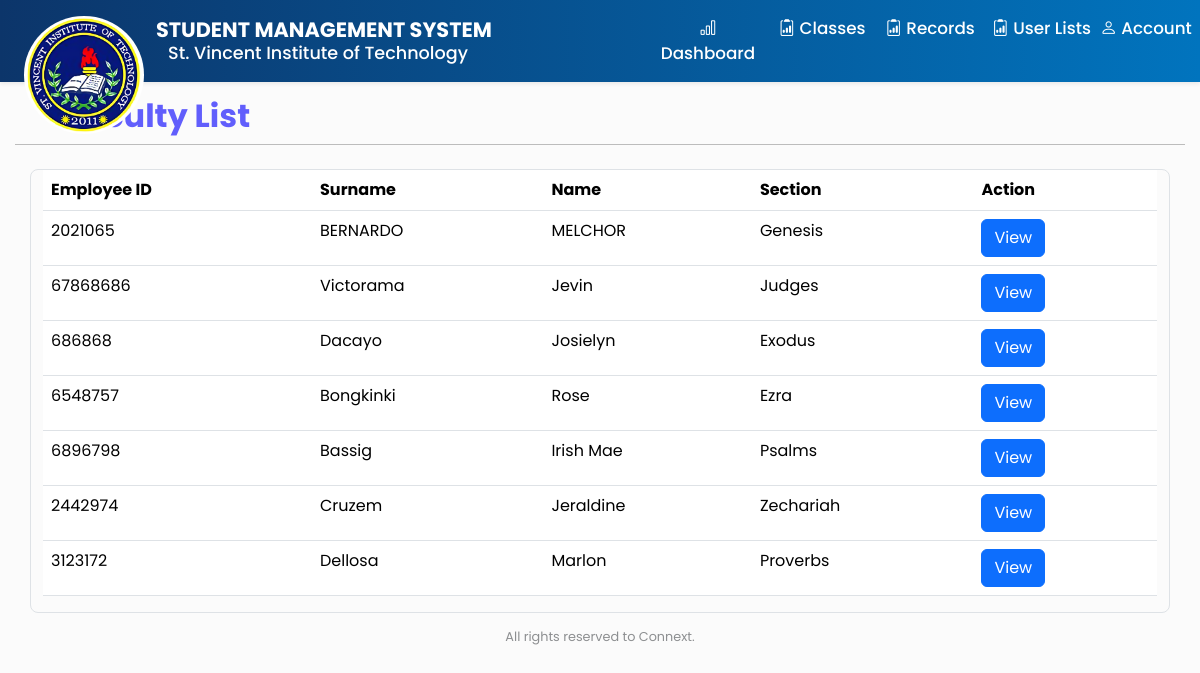
Page /faculty-list/ (signed in) on the committed database.
### admin_staff/models.py (models this page shows, shortened)
class FacultyStaff(models.Model):
    user = models.OneToOneField(User, null=True, on_delete=models.CASCADE)
    faculty_staff_id = models.BigIntegerField(primary_key=True)
    surname = models.CharField(max_length=24)
    first_name = models.CharField(max_length=24)
    middle_name = models.CharField(max_length=24, blank=True, null=True)
    gender_choice = (
        ('Male', 'Male'),
        ('Female', 'Female'),
    )
    gender = models.CharField(max_length=10, default="Gender", choices=gender_choice, null=True)
    civil_choice = (
        ('Single', 'Single'),
        ('Married', 'Married'),
        ('Divorced', 'Divorced'),
        ('Widowed', 'Widowed'),
    )
    civil_status = models.CharField(max_length=10, default="Status", choices=civil_choice, blank=True, null=True)
    birth_date = models.DateField(null=True)
    birth_place = models.CharField(max_length=200, blank=True, null=True)
    religion = models.CharField(max_length=24, blank=True, null=True)
    contact = models.BigIntegerField(blank=True, null=True)
    email = models.CharField(max_length=100, blank=True, null=True)
    section = models.OneToOneField('section', blank=True, null=True, on_delete=models.SET_NULL)
    subject = models.OneToOneField('subject', blank=True, null=True, on_delete=models.SET_NULL)
    class Meta:
        managed = True
        db_table = 'faculty_staff'

class section(models.Model):
    section_name = models.CharField(max_length=20)
    level = models.ForeignKey("level", null=True, on_delete=models.SET_NULL)
    def __str__(self):
        return self.section_name

### admin_staff/decorators.py (the view)
        def wrapper_func(request, *args, **kwargs):
            group = None
            if request.user.groups.exists():
                group = request.user.groups.all()[0].name
            if group in allow_roles:
                return view_func(request, *args, **kwargs)
            else:
                return HttpResponse('you are not authorize')

### admin_staff/views.py (called while the page is built)
@login_required(login_url='login')
@allowed_user(allow_roles=['admin'])
def faculty_list(request):
    faculty = FacultyStaff.objects.all()
    return render(request, 'admin/faculty_list.html', { 'faculty': faculty})

### admin_staff/templates/admin/faculty_list.html
{% extends "admin/admin_dashboard.html" %}
{% block content %}
<div class="page-title mb-4" style="margin:15px;">
  <h2 style="color: #615EFC; font-weight: bold; margin-right: 20px; padding-left: 50px;">Faculty List</h2>
  <hr style="margin-top: 0; color: black;">
</div>
<div class="container border rounded-3">
    <table class="table table-hover" >
        <thead>
          <tr>
            <th scope="col">Employee ID</th>
            <th scope="col">Surname</th>
            <th scope="col">Name</th>
            <th scope="col">Section</th>
            <th scope="col">Action</th>
          </tr>
        </thead>
        <tbody>
            {% for i in faculty %}
                  <tr>
                    <td>{{i.faculty_staff_id}}</td>
                    <td>{{i.surname}}</td>
                    <td>{{i.first_name}}</td>
                    <td>{{i.section}}</td>
                    <td>
                      <button class="btn btn-primary" type="submit" title="Edit"><a href="{% url "faculty_profile" i.faculty_staff_id %}" style="text-decoration: none; color: inherit" >View</a></button>
                    </td>
                  </tr>
            {% endfor %}
        </tbody>
    </table>
</div>
{% endblock content %}

### static/css/admin.css (style rules this page uses)
body { font-family: 'Poppins', sans-serif; background-color: #FBFBFB; }
.page-title > h2 { color: #0C356A; }

### rows in the picture
FacultyStaff: faculty_staff_id "2021065", surname "BERNARDO", first_name "MELCHOR", section "Genesis"
FacultyStaff: faculty_staff_id "67868686", surname "Victorama", first_name "Jevin", section "Judges"
FacultyStaff: faculty_staff_id "686868", surname "Dacayo", first_name "Josielyn", section "Exodus"
FacultyStaff: faculty_staff_id "6548757", surname "Bongkinki", first_name "Rose", section "Ezra"
FacultyStaff: faculty_staff_id "6896798", surname "Bassig", first_name "Irish Mae", section "Psalms"
FacultyStaff: faculty_staff_id "2442974", surname "Cruzem", first_name "Jeraldine", section "Zechariah"
FacultyStaff: faculty_staff_id "3123172", surname "Dellosa", first_name "Marlon", section "Proverbs"
